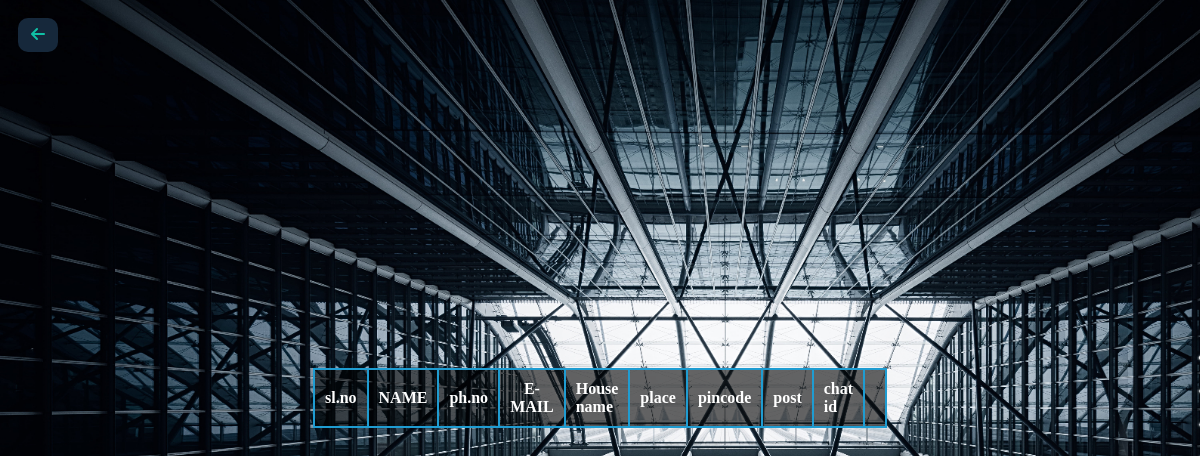
/viewuser, run on an earlier commit of the app's database.
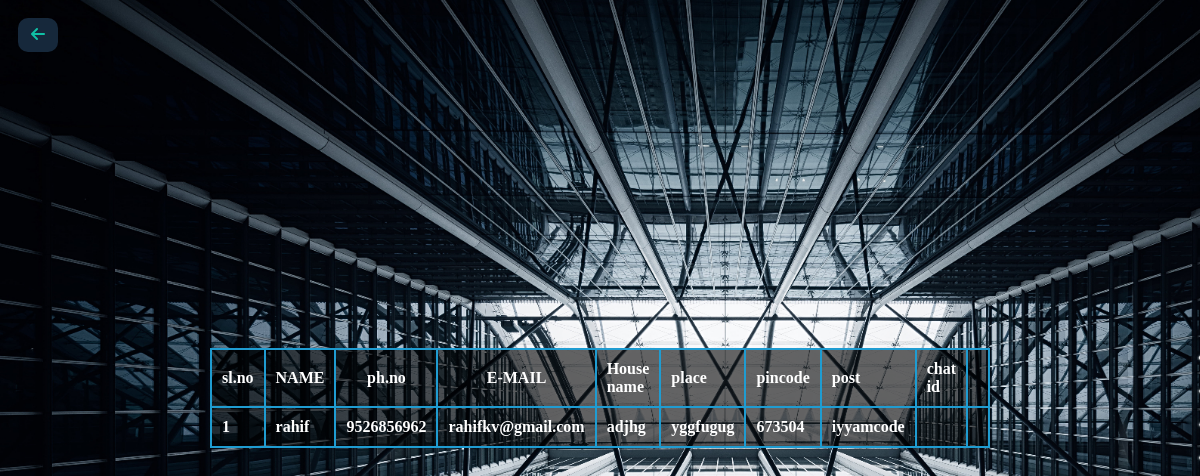
And on a later commit of the database.
### theftdetection_app/models.py (models this page shows)
class UserTable(models.Model):
    LOGIN = models.ForeignKey(LoginTable, on_delete=models.CASCADE)
    Name = models.CharField(max_length=30, blank=True, null=True)
    user_id = models.BigIntegerField( blank=True, null=True)
    phonenumber = models.BigIntegerField(blank=True, null=True)
    email = models.CharField(max_length=20, blank=True, null=True)
    house_name = models.CharField(max_length=20, blank=True, null=True)
    place = models.CharField(max_length=15, blank=True, null=True)
    pincode = models.BigIntegerField( blank=True, null=True)
    post =  models.CharField(max_length=15, blank=True, null=True)

### theftdetection_app/views.py (the view)
# urls.py: path('viewuser',ViewUser.as_view(),name="viewuser"),
class ViewUser(View):
    def get(self,request):
         obj = UserTable.objects.all()
         return render(request,"administration/view user.html", {'val': obj})

### templates/administration/view user.html (shortened to what this page needs)
{% load static %}
<!DOCTYPE html>
<html lang="en">
<head>
<link rel="stylesheet" href="{% static 'policestation.css' %}">
<link href='https://unpkg.com/boxicons@2.1.4/css/boxicons.min.css' rel='stylesheet'>
<link rel="stylesheet" href="https://cdnjs.cloudflare.com/ajax/libs/font-awesome/6.7.1/css/all.min.css">
</head>
<body>
    <a href="#" class="back-btn" onclick="history.back()"> <i class="fa-solid fa-arrow-left"></i></a>
    <table>
        <thead>
            <tr>
                <th>sl.no</th>
                <th>NAME</th>
                <th>ph.no</th>
                <th>E-MAIL</th>
                <td>House name</td>
                <td>place</td>
                <td>pincode</td>
                <td>post</td>
                <td>chat id</td>
                <th></th>
            </tr>
    </thead>
    <tbody>
        {% for i in val %}
        <tr>
            <td>{{ forloop.counter }}</td>
            <td>{{ i.Name }}</td>
            <td>{{ i.phonenumber }}</td>
            <td>{{ i.email }}</td>
            <td>{{ i.house_name }}</td>
            <td>{{ i.place }}</td>
            <td>{{ i.pincode }}</td>
            <td>{{ i.post }}</td>
            <td>{{ i.chat_id }}</td>
        </tr>
        {% endfor %}
    </tbody>
</table>
</body>
</html>

What changed in the data, as far as the page shows it:
added UserTable: Name "rahif", phonenumber "9526856962", email "rahifkv@gmail.com", house_name "adjhg", place "yggfugug", pincode "673504", post "iyyamcode"
